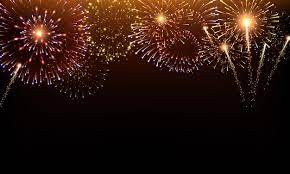
#> input picture p.jpg, 290 x 174 px
$ python project9.py
#> lines starting #> are read from the running program, lines starting #| are printed output that depends on the picture
from PIL import Image, ImageDraw, ImageFont
img=Image.open('p.jpg')
#> img is the input picture: PIL image 290x174 RGB; mean R, G, B 44.7, 22.8, 15.6
d=ImageDraw.Draw((img))
fnt=ImageFont.truetype('comicbd.ttf', 25)
d.text((60, 60),"happy deepavali", font=fnt, fill=(255,255,255))
img.save('bb.jpg')
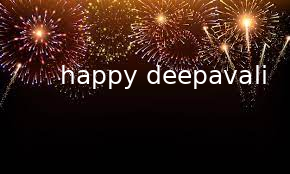
#> saved as bb.jpg: PIL image 290x174 RGB; mean R, G, B 49.8, 28.3, 21.1

$ run again, with colorproject12.jpg copied over p.jpg
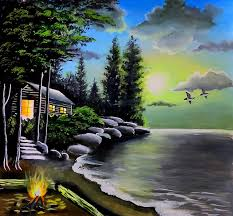
#> input picture colorproject12.jpg, 233 x 216 px
#> img is the input picture: PIL image 233x216 RGB; mean R, G, B 82.5, 93.1, 86.8
#> `img.save('bb.jpg')`:
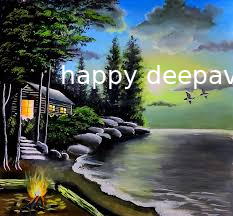
#> saved as bb.jpg: PIL image 233x216 RGB; mean R, G, B 84.9, 95.3, 89.5
